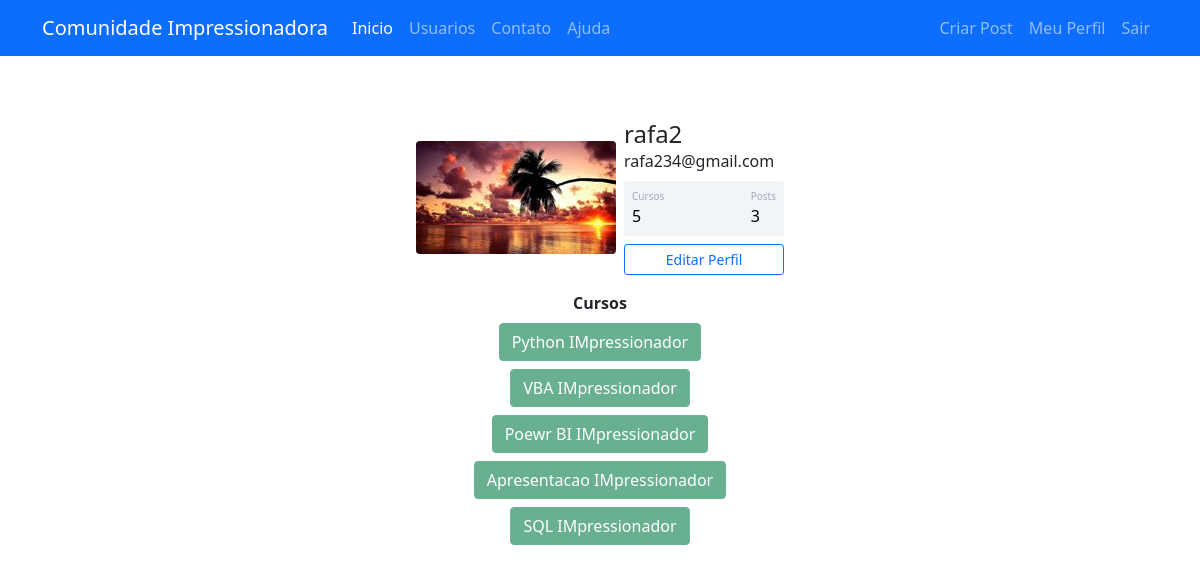
The page /perfil (signed in) on the database its author committed.
### comunidadeimpressionadora/models.py (models this page shows)
class Usuario(database.Model, UserMixin):
    id = database.Column(database.Integer, primary_key=True)
    username = database.Column(database.String, nullable=False)
    email = database.Column(database.String, nullable=False, unique=True)
    senha = database.Column(database.String, nullable=False)
    foto_perfil = database.Column(database.String, default='default.jpg')
    posts = database.relationship('Post', backref='autor', lazy=True)
    cursos = database.Column(database.String, nullable=False, default='Não Informado')
    def contar_posts(self):
        return len(self.posts)

### comunidadeimpressionadora/routes.py (the view)
@app.route('/perfil')
@login_required
def perfil():
    foto_perfil = url_for('static', filename='fotos_perfil/{}'.format(current_user.foto_perfil))
    return render_template('perfil.html', foto_perfil=foto_perfil)

### comunidadeimpressionadora/models.py (called while the page is built)
@login_menager.user_loader
def load_usuario(id_usuario):
    return Usuario.query.get(int(id_usuario))

### comunidadeimpressionadora/templates/perfil.html (shortened to what this page needs)
{% extends 'base.html' %}
{% block body %}
    <div class="container mt-5 d-flex justify-content-center">
        <div class="card p-3">
            <div class="d-flex align-items-center">
                <div class="image pe-2"> <img src="{{ foto_perfil }}" class="rounded" width="200"> </div>
                <div class="ml-3 w-100">
                    <h4 class="mb-0 mt-0">{{ current_user.username }}</h4> <span>{{ current_user.email }}</span>
                    <div class="p-2 mt-2 bg-primary d-flex justify-content-between rounded text-white stats">
                        {% if 'Não Informado' in current_user.cursos %}
                            <div class="d-flex flex-column"> <span class="articles">Cursos</span> <span class="number1">0</span> </div>
                        {% else %}
                            <div class="d-flex flex-column"> <span class="articles">Cursos</span> <span class="number1">{{ current_user.cursos.count(';') + 1 }}</span> </div>
                        {% endif %}
                        <div class="d-flex flex-column"> <span class="rating">Posts</span> <span class="number3">{{ current_user.contar_posts() }}</span> </div>
                    </div>
                    <div class="button mt-2 d-flex flex-row align-items-center">
                        <a class="w-100" href="{{ url_for('editar_perfil') }}">
                            <button class="btn btn-sm btn-outline-primary w-100">Editar Perfil</button>
                        </a>
                    </div>
                </div>
            </div>
        </div>
    </div>
    <div class="row justify-content-center">
        <div class="col col-4" style="text-align: center">
            <strong>Cursos</strong><br>
            {% for curso in current_user.cursos.split(';') %}
                <button type="button" class="btn btn-success mt-2" disabled>{{ curso }}</button>
            {% endfor %}
        </div>
    </div>
{% endblock %}

### comunidadeimpressionadora/static/main.css (style rules this page uses)
.card { width: 400px; border: none; border-radius: 10px; background-color: #fff }
.stats { background: #f2f5f8 !important; color: #000 !important }
.articles { font-size: 10px; color: #a1aab9 }
.number1 { font-weight: 500 }
.rating { font-size: 10px; color: #a1aab9 }
.number3 { font-weight: 500 }

### rows shown on the page
Usuario: username "rafa2", email "rafa234@gmail.com", cursos "5"

### other values the page prints
{{ current_user.contar_posts() }} "3"
{{ curso }} "Python IMpressionador" "VBA IMpressionador" "Poewr BI IMpressionador" "Apresentacao IMpressionador" "SQL IMpressionador"
